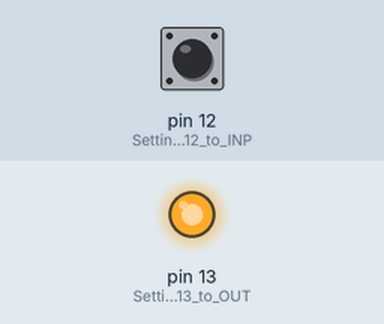
A sketch run on a simulated Arduino Uno, built with avr-gcc and run on an emulated ATmega328P. On the bench: output pins drawn as LEDs (lit = HIGH). The inputs (shaded band) are chosen by the test bench; at power-on: pin 12 (Settine_the_pin_12_to_INP) LOW.

Above: at 1.2 s.
1.3 s: pin 12 (Settine_the_pin_12_to_INP) pulled HIGH for 0.15 s
At 1.37 s:
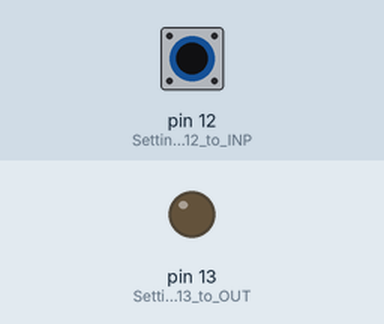
2.9 s: pin 12 (Settine_the_pin_12_to_INP) pulled HIGH for 3.2 s
At 6.7 s:
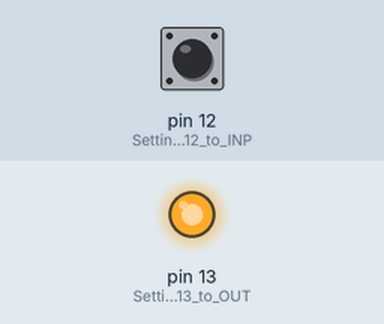
Timing chart, 0 to 8.2 s (numbered marks = the images above; inputs shaded):
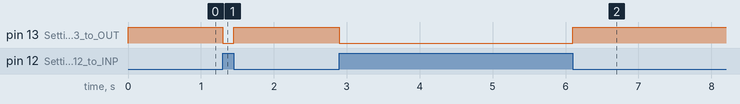

The sketch:

digitalInput.ino
```cpp
void setup() {
  pinMode(12, INPUT); // Settine the pin 12 to INPUT
//  digitalWrite(12, LOW); // this line is optional
  pinMode(13, OUTPUT); // Setting the pin 13 to OUTPUT
}

void loop() {
  bool data = digitalRead(12); // reading from pin 12
  digitalWrite(13, !data); // write inverted data on pin 13
}
```

Measured:
- after the input at 1.3 s, pin 13 (Setting_the_pin_13_to_OUT): HIGH → LOW at once, → HIGH 0.15 s later
- after the input at 2.9 s, pin 13 (Setting_the_pin_13_to_OUT): HIGH → LOW at once, → HIGH 3.2 s later
